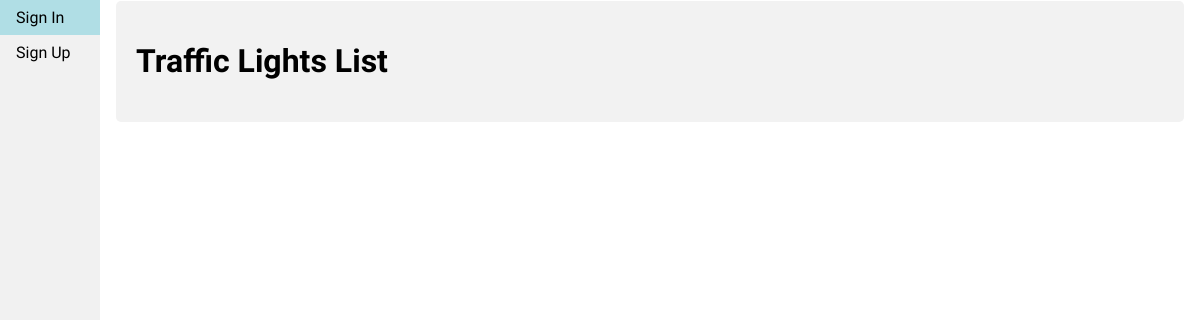
Page /trafficLightsList on the earlier database version.
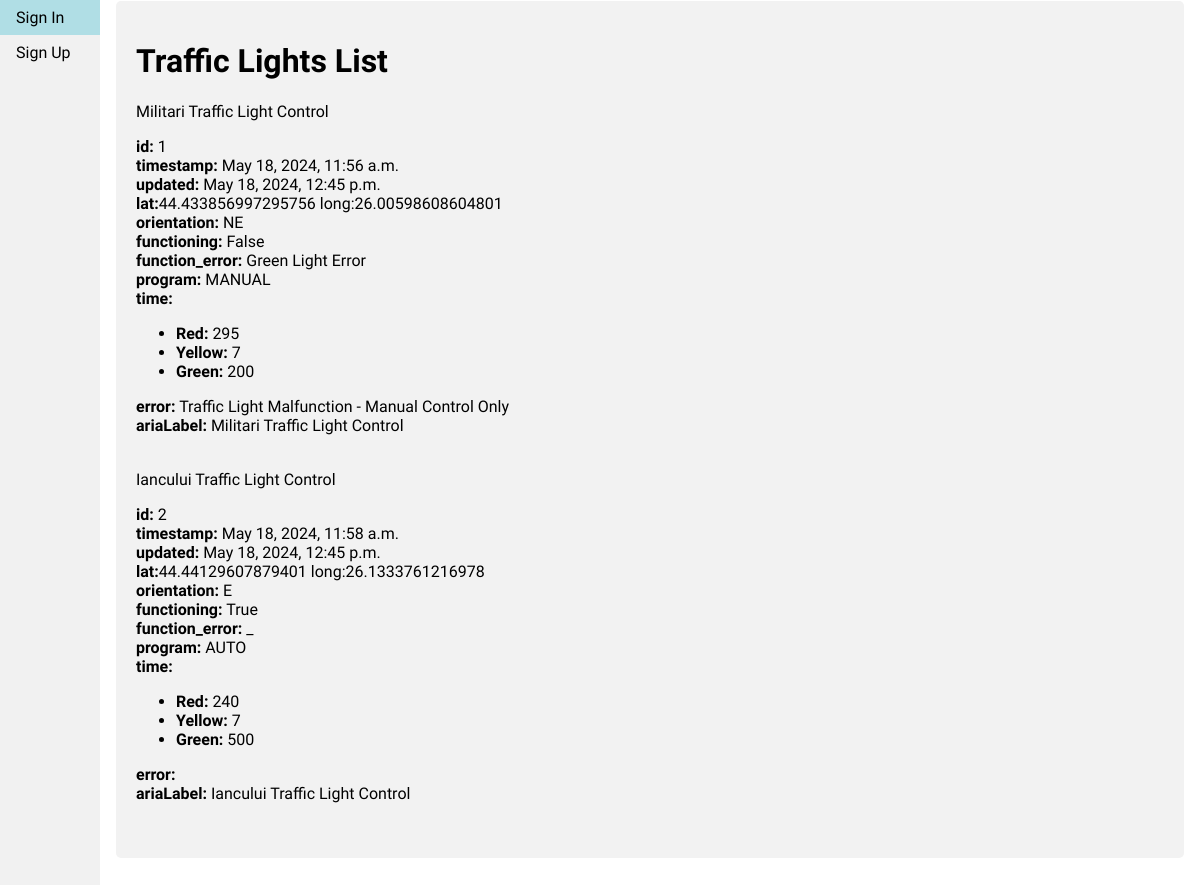
Same page on the later database version.
### users_tutorial/models.py (models this page shows)
class TrafficLight(models.Model):
	orientation_list = [
		("N", "N"),
		("NE", "NE"),
		("E", "E"),
		("SE", "SE"),
		("S", "S"),
		("SV", "SV"),
		("V", "V"),
		("NV", "NV")
	]
	program_list = [
		("MANUAL", "MANUAL"),
		("AUTO", "AUTO")
	]
	timestamp = models.DateTimeField(auto_now_add=True)
	updated = models.DateTimeField(auto_now=True)
	lat = models.FloatField()
	lng = models.FloatField()
	zone = models.CharField(max_length=100)
	orientation = models.CharField(choices=orientation_list, max_length=3, default='N')
	functioning = models.BooleanField(default=False)
	function_error = models.CharField(max_length=100, blank=True)
	program = models.CharField(choices=program_list, max_length=10, default='MANUAL')
	time_red = models.IntegerField()
	time_yellow = models.IntegerField()
	time_green = models.IntegerField()
	error = models.CharField(max_length=100, blank=True)
	ariaLabel = models.CharField(max_length=100)
	title = models.CharField(max_length=100)
	def __str__(self):
		return f'{self.title}'

### users_tutorial/views.py (the view)
# urls.py: path('trafficLightsList', views.trafficLightsList, name="trafficLightsList"),
def trafficLightsList(request):
	traffic_lights_list = TrafficLight.objects.all()
	return render(request, 'lists/traffic_lights_list.html', {'traffic_lights_list': traffic_lights_list})

### templates/lists/traffic_lights_list.html (shortened to what this page needs)
{% extends 'base.html' %}
{% load static %}
{% block content %}
    <div class='container'>
        <h1>Traffic Lights List</h1>
        {% for light in traffic_lights_list %}
            <div class="card">
                <div class="card-header"> {{ light }} </div>
                <div class="card-body">
                    <p class="card-text">
                        <strong>id:</strong> {{ light.id }}</br>
                        <strong>timestamp:</strong> {{ light.timestamp }}</br>
                        <strong>updated:</strong> {{ light.updated }}</br>
                        <strong>lat:</strong>{{ light.lat }} long:{{ light.lng }}</br>
                        <strong>orientation:</strong> {{ light.orientation }}</br>
                        <strong>functioning:</strong> {{ light.functioning }}</br>
                        <strong>function_error:</strong> {{ light.function_error }}</br>
                        <strong>program:</strong> {{ light.program }}</br>
                        <strong>time:</strong>
                            <ul>
                                <li> <strong>Red:</strong> {{ light.time_red }}</li>
                                <li> <strong>Yellow:</strong> {{ light.time_yellow }}</li>
                                <li> <strong>Green:</strong> {{ light.time_green }}</li>
                            </ul>
                        <strong>error:</strong> {{ light.error }}</br>
                        <strong>ariaLabel:</strong> {{ light.ariaLabel }}</br>
                    </p>
                </div>
            </div>
        {% endfor %}
    </div>
{% endblock %}

Differences in the rows shown:
added TrafficLight: title "Militari Traffic Light Control", id "1", timestamp "May 18, 2024, 11:56 a.m.", updated "May 18, 2024, 12:45 p.m.", lat "44.433856997295756", lng "26.00598608604801", orientation "NE", functioning "False", function_error "Green Light Error", program "MANUAL", time_red "295", time_yellow "7", time_green "200", error "Traffic Light Malfunction - Manual Control Only", ariaLabel "Militari Traffic Light Control"
added TrafficLight: title "Iancului Traffic Light Control", id "2", timestamp "May 18, 2024, 11:58 a.m.", updated "May 18, 2024, 12:45 p.m.", lat "44.44129607879401", lng "26.1333761216978", orientation "E", functioning "True", function_error "_", program "AUTO", time_red "240", time_yellow "7", time_green "500", ariaLabel "Iancului Traffic Light Control"
